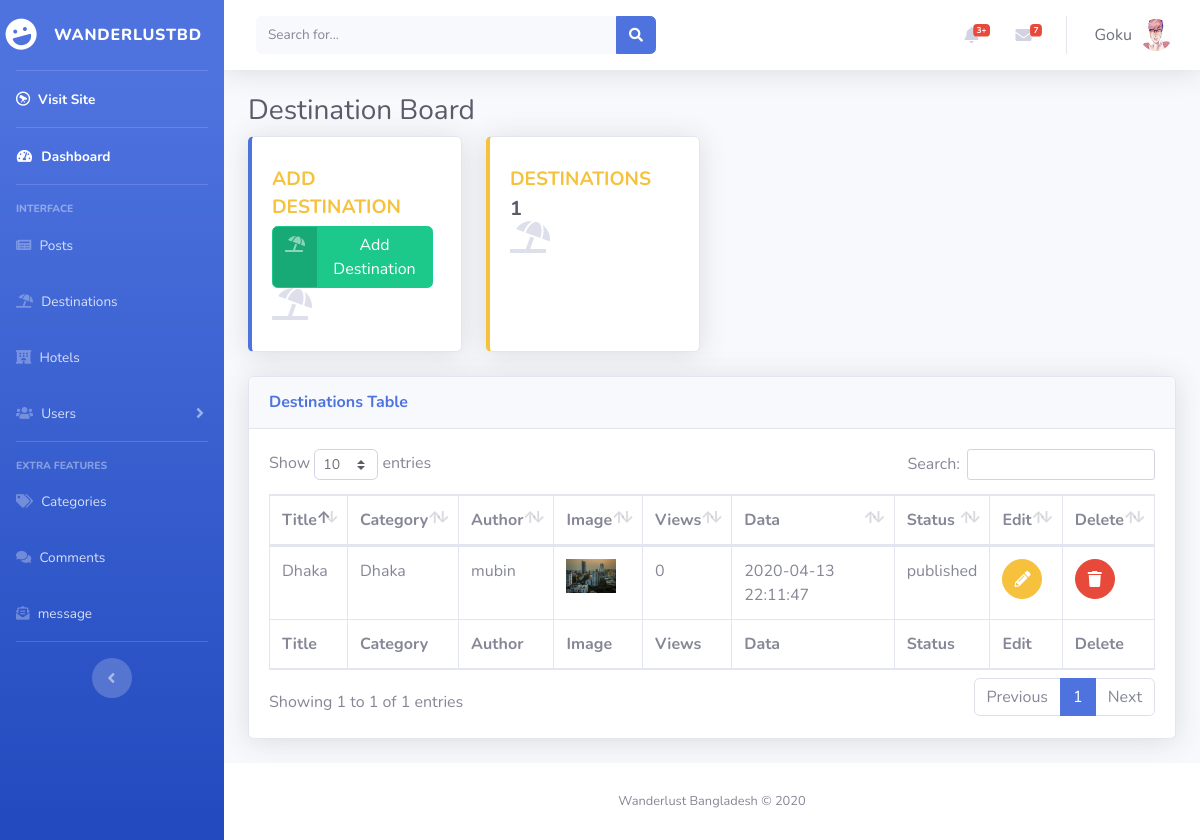
Screenshot of /admin/destination_list.php (signed in) with the database file from the repository.
### tables this page shows
CREATE TABLE `users` (
  `id` int(11) NOT NULL,
  `username` varchar(255) NOT NULL,
  `email` varchar(255) NOT NULL,
  `password` text NOT NULL,
  `profile_pic` varchar(255) NOT NULL,
  `is_active` varchar(3) NOT NULL,
  `post_id` int(11) NOT NULL,
  `role` varchar(255) NOT NULL DEFAULT 'Admin',
  `join_date` datetime NOT NULL DEFAULT current_timestamp() ON UPDATE current_timestamp(),
  `first_name` varchar(255) NOT NULL,
  `last_name` varchar(255) NOT NULL,
  `gender` varchar(10) NOT NULL,
  `bio` text NOT NULL
);

CREATE TABLE `destinations` (
  `dest_id` int(11) NOT NULL,
  `dest_title` varchar(255) NOT NULL,
  `dest_city` varchar(255) NOT NULL,
  `dest_city_id` int(11) NOT NULL,
  `dest_author` varchar(255) NOT NULL,
  `dest_content` text NOT NULL,
  `dest_image` varchar(255) NOT NULL,
  `dest_views` int(255) NOT NULL,
  `dest_tags` varchar(30) NOT NULL,
  `dest_status` varchar(11) NOT NULL DEFAULT 'draft',
  `dest_date` datetime NOT NULL DEFAULT current_timestamp() ON UPDATE current_timestamp()
);

CREATE TABLE `cities` (
  `city_id` int(30) NOT NULL,
  `city_name` varchar(255) NOT NULL,
  `time` datetime NOT NULL DEFAULT current_timestamp() ON UPDATE current_timestamp()
);

### admin/destination_list.php (the view, shortened to what this page needs)
<?php
include "include/header.php";
?>
<?php include "include/sidenavbar.php";
if (isset($_SESSION['username'])) {
    $user = $_SESSION['username'];
    $sql = mysqli_query($conn, "SELECT * FROM users WHERE username = '$user'");
    $row = mysqli_fetch_assoc($sql);
    $username = $row['username'];
    $profile_pic = $row['profile_pic'];
?>
    <div id="content-wrapper" class="d-flex flex-column">
        <div id="content">
            <?php include "include/topnavbar.php";  ?>
            <div class="container-fluid">
                <h1 class="h3 mb-2 text-gray-800">Destination Board</h1>
                <div class="row">
                    <div class="col-xl-3 col-md-6 mb-4">
                        <div class="card border-left-primary shadow h-100 py-2">
                            <div class="card-body">
                                <div class="row no-gutters align-items-center">
                                    <div class="col mr-2">
                                        <div class="text-lg font-weight-bold text-warning text-uppercase mb-1">Add Destination</div>
                                        <a class="btn btn-success btn-icon-split" type="button" href="add_dest.php">
                                            <span class="icon text-white-50">
                                                <i class="fas fa-umbrella-beach"></i>
                                            </span>
                                            <span class="text">Add Destination</span>
                                        </a>
                                    </div>
                                    <div class="col-auto">
                                        <i class="fas fa-umbrella-beach fa-2x text-gray-300"></i>
                                    </div>
                                </div>
                            </div>
                        </div>
                    </div>
                    <div class="col-xl-3 col-md-6 mb-4">
                        <div class="card border-left-warning shadow h-100 py-2">
                            <div class="card-body">
                                <div class="row no-gutters align-items-center">
                                    <div class="col mr-2">
                                        <div class="text-lg font-weight-bold text-warning text-uppercase mb-1">Destinations </div>
                                        <div class="h5 mb-0 font-weight-bold text-gray-800">
                                            <?php
                                            $totalDestinationCount = "SELECT dest_id FROM destinations ORDER BY dest_id";
                                            $Count_response = mysqli_query($conn, $totalDestinationCount);
                                            $row = mysqli_num_rows($Count_response);
                                            echo $row;
                                            ?>
                                        </div>
                                    </div>
                                    <div class="col-auto">
                                        <i class="fas fa-umbrella-beach fa-2x text-gray-300"></i>
                                    </div>
                                </div>
                            </div>
                        </div>
                    </div>
                </div>
                <div class="card shadow mb-4">
                    <div class="card-header py-3">
                        <h6 class="m-0 font-weight-bold text-primary">Destinations Table</h6>
                    </div>
                    <div class="card-body">
                        <div class="table-responsive">
                            <table class="table table-bordered" id="dataTable" width="100%" cellspacing="0">
                                <thead>
                                    <tr>
                                        <th>Title</th>
                                        <th>Category</th>
                                        <th>Author</th>
                                        <th>Image</th>
                                        <th>Views</th>
                                        <th>Data</th>
                                        <th>Status</th>
                                        <th>Edit</th>
                                        <th>Delete</th>
                                    </tr>
                                </thead>
                                <tfoot>
                                    <tr>
                                        <th>Title</th>
                                        <th>Category</th>
                                        <th>Author</th>
                                        <th>Image</th>
                                        <th>Views</th>
                                        <th>Data</th>
                                        <th>Status</th>
                                        <th>Edit</th>
                                        <th>Delete</th>
                                    </tr>
                                </tfoot>
                                <tbody>
                                    <?php
                                    $show_data = "SELECT * FROM destinations ORDER BY dest_id DESC";
                                    $query_response = mysqli_query($conn, $show_data);
                                    if (mysqli_num_rows($query_response) > 0) {
                                        while ($row = mysqli_fetch_assoc($query_response)) {
                                            $dest_id = $row['dest_id'];
                                            $dest_title = $row['dest_title'];
                                            $dest_author = $row['dest_author'];
                                            $dest_image = $row['dest_image'];
                                            $dest_city_id = $row['dest_city_id'];
                                            $dest_status = $row['dest_status'];
                                            $dest_date = $row['dest_date'];
                                            $dest_view = $row['dest_views'];
                                            echo "<tr>";
                                            echo "<td>$dest_title</td>";
                                            $sql = "SELECT * FROM cities WHERE city_id = '$dest_city_id'";
                                            $select_city_id = mysqli_query($conn, $sql);
                                            while ($row = mysqli_fetch_assoc($select_city_id)) {
                                                $city_title = $row['city_name'];
                                                echo "<td>$city_title</td>";
                                            }
                                            if (!empty($dest_author)) {
                                                echo "<td>$dest_author</td>";
                                            } else {
                                                echo "<td>Unknown</td>";
                                            }
                                            echo "<td> <img src='../img/dest/{$dest_image}' width='50px'></td>";
                                            echo "<td>$dest_view</td>";
                                            echo "<td>$dest_date</td>";
                                            echo "<td>$dest_status</td>";
                                            echo "<td><a class='btn btn-warning btn-circle' href='edit_dest.php?dest_id={$dest_id}'><i class='fas fa-pencil-alt'></i></a></td>";
                                            echo "<td><a class='btn btn-danger btn-circle' href='destination_list.php?delete=delete&dest_id={$dest_id}'> <i class='fas fa-trash'></i></a></td>";
                                            echo "</tr>";
                                        }
                                    } else {
                                        echo "No Record Found!";
                                    }
                                    ?>
                                </tbody>
                            </table>
                        </div>
                    </div>
                </div>
            </div>
        </div>
        <?php include "include/footer.php"; ?>
        <?php include "include/scripts.php"; ?>
    <?php
}
    ?>

### admin/include/topnavbar.php (shortened to what this page needs)
<nav class="navbar navbar-expand navbar-light bg-white topbar mb-4 static-top shadow">
    <form class="d-none d-sm-inline-block form-inline mr-auto ml-md-3 my-2 my-md-0 mw-100 navbar-search">
        <div class="input-group">
            <input type="text" class="form-control bg-light border-0 small" placeholder="Search for..." aria-label="Search" aria-describedby="basic-addon2">
            <div class="input-group-append">
                <button class="btn btn-primary" type="button">
                    <i class="fas fa-search fa-sm"></i>
                </button>
            </div>
        </div>
    </form>
    <ul class="navbar-nav ml-auto">
        <li class="nav-item dropdown no-arrow mx-1">
            <a class="nav-link dropdown-toggle" href="#" id="alertsDropdown" role="button" data-toggle="dropdown" aria-haspopup="true" aria-expanded="false">
                <i class="fas fa-bell fa-fw"></i>
                <span class="badge badge-danger badge-counter">3+</span>
            </a>
        </li>
        <li class="nav-item dropdown no-arrow mx-1">
            <a class="nav-link dropdown-toggle" href="#" id="messagesDropdown" role="button" data-toggle="dropdown" aria-haspopup="true" aria-expanded="false">
                <i class="fas fa-envelope fa-fw"></i>
                <span class="badge badge-danger badge-counter">7</span>
            </a>
        </li>
        <li class="nav-item dropdown no-arrow">
            <a class="nav-link dropdown-toggle" id="userDropdown" role="button" data-toggle="dropdown" aria-haspopup="true" aria-expanded="false">
                <span class="mr-2 d-none d-lg-inline text-gray-700 large">
                    <?php echo ucfirst($username); ?>
                </span>
                <img src="<?php echo $profile_pic; ?>" alt="profile_Pic" class="img-profile rounded-circle">
            </a>
        </li>
    </ul>
</nav>

### rows the page displays
users: username "Goku", profile_pic (picture)
destinations: dest_title "Dhaka", dest_author "mubin", dest_image (picture), dest_views "0", dest_date "2020-04-13 22:11:47", dest_status "published"
cities: city_name "Dhaka"

### other values shown
$row "1"
